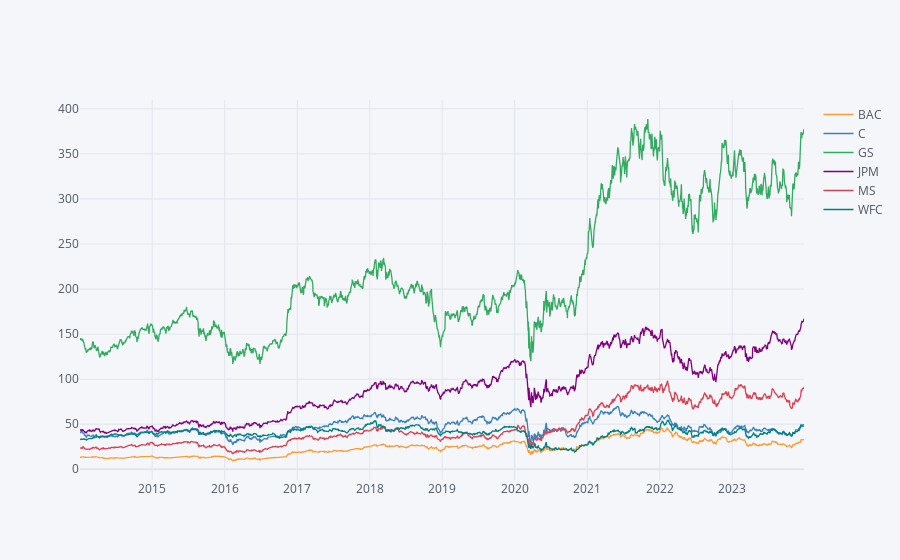

Notebook cell for this chart:
### Code cell
# plotly
bank_stocks.xs(key='Close',axis=1,level='Stock Info').iplot()

### Figure 1 — Plotly figure (JSON) as saved in the notebook; plotly's stock layout.template omitted (floating-point values rounded to 4 significant figures; data arrays with more than 128 entries replaced by an {"elided": "..."} marker saying what was removed)
{"data": [{"line": {"color": "rgba(255, 153, 51, 1.0)", "dash": "solid", "shape": "linear", "width": 1.3}, "mode": "lines", "name": "BAC", "text": "", "type": "scatter", "x": {"elided": "2516 str values"}, "y": {"elided": "2516 float values"}}, {"line": {"color": "rgba(55, 128, 191, 1.0)", "dash": "solid", "shape": "linear", "width": 1.3}, "mode": "lines", "name": "C", "text": "", "type": "scatter", "x": {"elided": "2516 str values"}, "y": {"elided": "2516 float values"}}, {"line": {"color": "rgba(50, 171, 96, 1.0)", "dash": "solid", "shape": "linear", "width": 1.3}, "mode": "lines", "name": "GS", "text": "", "type": "scatter", "x": {"elided": "2516 str values"}, "y": {"elided": "2516 float values"}}, {"line": {"color": "rgba(128, 0, 128, 1.0)", "dash": "solid", "shape": "linear", "width": 1.3}, "mode": "lines", "name": "JPM", "text": "", "type": "scatter", "x": {"elided": "2516 str values"}, "y": {"elided": "2516 float values"}}, {"line": {"color": "rgba(219, 64, 82, 1.0)", "dash": "solid", "shape": "linear", "width": 1.3}, "mode": "lines", "name": "MS", "text": "", "type": "scatter", "x": {"elided": "2516 str values"}, "y": {"elided": "2516 float values"}}, {"line": {"color": "rgba(0, 128, 128, 1.0)", "dash": "solid", "shape": "linear", "width": 1.3}, "mode": "lines", "name": "WFC", "text": "", "type": "scatter", "x": {"elided": "2516 str values"}, "y": {"elided": "2516 float values"}}], "layout": {"legend": {"bgcolor": "#F5F6F9", "font": {"color": "#4D5663"}}, "paper_bgcolor": "#F5F6F9", "plot_bgcolor": "#F5F6F9", "title": {"font": {"color": "#4D5663"}}, "xaxis": {"autorange": true, "gridcolor": "#E1E5ED", "range": ["2014-01-02", "2023-12-29"], "showgrid": true, "tickfont": {"color": "#4D5663"}, "title": {"font": {"color": "#4D5663"}, "text": ""}, "type": "date", "zerolinecolor": "#E1E5ED"}, "yaxis": {"autorange": true, "gridcolor": "#E1E5ED", "range": [-11.92, 409.8], "showgrid": true, "tickfont": {"color": "#4D5663"}, "title": {"font": {"color": "#4D5663"}, "text": ""}, "type": "linear", "zerolinecolor": "#E1E5ED"}}}
